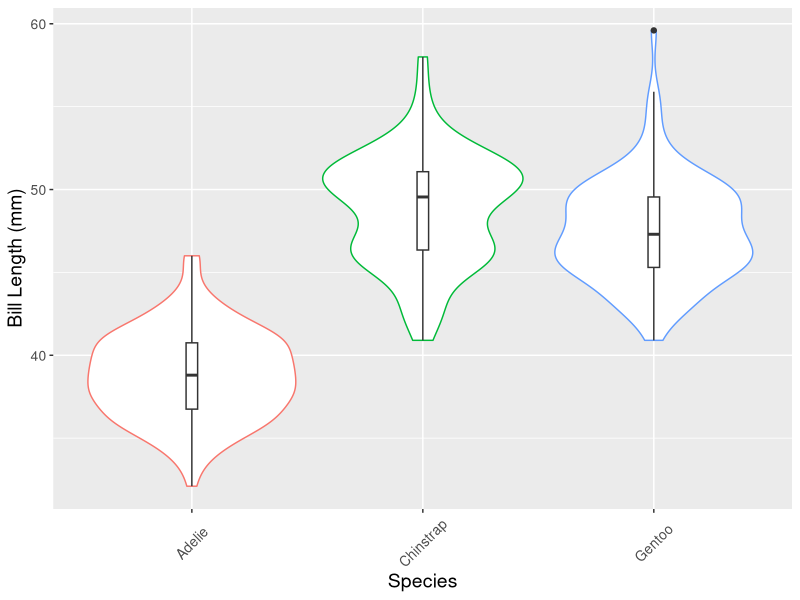
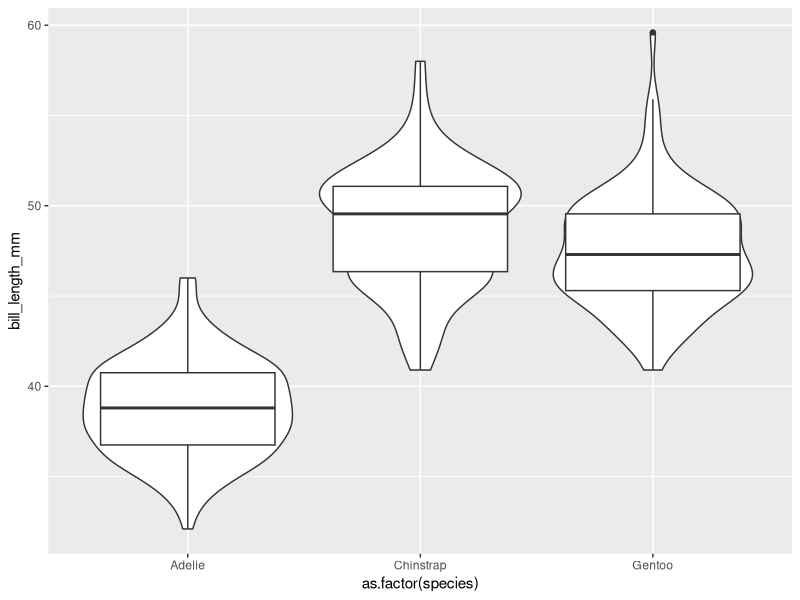

R code for these plots, in order:
## ---- chunk 1
knitr::opts_chunk$set(
  cache = FALSE, # if TRUE knitr will cache results to reuse in future knits
  fig.width = 6, # the width for plots created by code chunk
  fig.height = 4, # the height for plots created by code chunk
  fig.align = 'center', # how to align graphics. 'left', 'right', 'center'
  dpi = 300, 
  dev = 'png', # Makes each fig a png, and avoids plotting every data point
  # eval = FALSE, # if FALSE, then the R code chunks are not evaluated
  # results = 'asis', # knitr passes through results without reformatting
  echo = TRUE, # if FALSE knitr won't display code in chunk above it's results
  message = TRUE, # if FALSE knitr won't display messages generated by code
  strip.white = TRUE, # if FALSE knitr won't remove white spaces at beg or end of code chunk
  warning = FALSE, # if FALSE knitr won't display warning messages in the doc
  error = TRUE) # report errors
  # options(tinytex.verbose = TRUE)
## ---- chunk 2
# This is true
short_side <- 3
long_side <- 5
other_side <- 4
long_side ** 2 == (short_side ** 2 + other_side ** 2)

# But this is false
scale_factor <- 0.01
(scale_factor * long_side) ** 2 == ((scale_factor * short_side)
                                    ** 2 + (scale_factor * other_side) ** 2)

## ---- chunk 3
library(ggplot2)

#using penguins dataset
peng_df <- palmerpenguins::penguins

mytheme <- theme(
  text = element_text(size = rel(3.5)),
  strip.text.y = element_text(size = rel(3.5)),
  strip.text.x = element_text(size = rel(3.5))
)
#sets a relative size for all labels
#Strip text is used when plots are faceted

mytheme2 <-
  theme(
    axis.text.x = element_text(
      size = 10,
      angle = 45,
      
      vjust = 0.5
    ),
    axis.text.y = element_text(size = 10),
    axis.title.x = element_text(size = 14),
    axis.title.y = element_text(size = 14)
  )
#sets individual sizes
#ngle determines the angle of the text


ggplot(peng_df) + #calls df
  geom_violin(aes(
    x = as.factor(species),
    y = bill_length_mm,
    color = as.factor(species)
  )) +
  #creates vioplot
  geom_boxplot(aes(x = as.factor(species),
                   y = bill_length_mm),
               width = .05) +
  #Notice I did not add a color here
  #I think it looks bad
  #creates boxplot narrow
  labs(x = 'Species',
       y = 'Bill Length (mm)') + #x & y labs
  mytheme2 +
  #12pt 45degreex .5vjustx
  theme(legend.position = 'none')

## Versus
ggplot(peng_df) +
  geom_violin(aes(x = as.factor(species),
                  y = bill_length_mm)) +
  geom_boxplot(aes(x = as.factor(species),
                   y = bill_length_mm))

## ---- chunk 4
library(tidyverse)
library(palmerpenguins)

df <- palmerpenguins::penguins

as.data.frame(df)

## ---- chunk 5
library(tidyverse)
library(palmerpenguins)
df <- palmerpenguins::penguins

df %>%
  dplyr::group_by(year) %>%
  dplyr::tally()

##Print Statements should go at the end of a code block
dplyr::tibble(df)
dplyr::glimpse(df)


